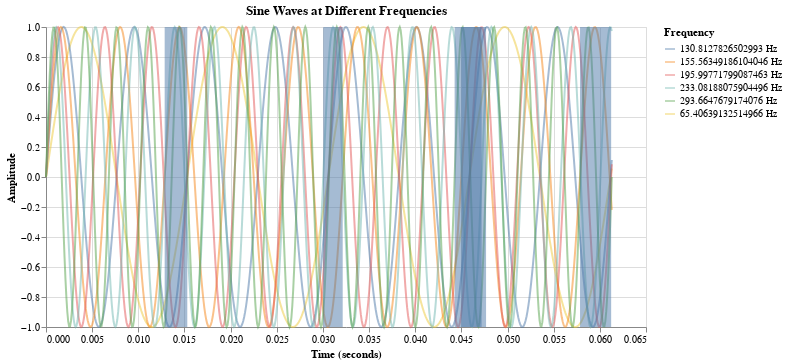

The notebook cell saved with this chart:
### Code cell
# Sample frequency array (in Hertz)
frequencies =fundamental_df[note_names].to_numpy().flatten()  # C4, E4, G4 notes

# Function to generate sine wave data
def generate_sine_waves(frequencies, duration=1.0, sample_rate=1000):
    t = np.linspace(0, duration, int(sample_rate * duration))
    data = []
    
    for freq in frequencies:
        # Calculate sine wave values: sin(2π * frequency * time)
        y_values = np.sin(2 * np.pi * freq * t)
        
        # Create DataFrame entries for this frequency
        for i in range(len(t)):
            data.append({
                'time': t[i],
                'amplitude': y_values[i],
                'frequency': f"{freq} Hz"
            })
            
    return pd.DataFrame(data)

# Generate the data
sine_df = generate_sine_waves(frequencies,duration=((1/frequencies[-1])*18), sample_rate=10000)

# Create Altair visualization
chart = alt.Chart(sine_df).mark_line(
    opacity=0.5
).encode(
    x=alt.X('time:Q', title='Time (seconds)'),
    y=alt.Y('amplitude:Q', title='Amplitude'),
    color=alt.Color('frequency:N', title='Frequency')
).properties(
    width=600,
    height=300,
    title='Sine Waves at Different Frequencies'
)

rect_chart = alt.Chart(observable_df).mark_rect(
    opacity=0.5
).encode(
    x='t_value_min',
    x2='t_value_max',
    # color='order'
)
chart+rect_chart

### Figure 1 — Vega-Lite specification as saved in the notebook (floating-point values rounded to 4 significant figures; data arrays with more than 128 entries replaced by an {"elided": "..."} marker saying what was removed)
{"config": {"view": {"continuousWidth": 300, "continuousHeight": 300}}, "layer": [{"data": {"name": "data-fdf89c4affe439dda28b2387b1862121"}, "mark": {"type": "line", "opacity": 0.5}, "encoding": {"color": {"field": "frequency", "title": "Frequency", "type": "nominal"}, "x": {"field": "time", "title": "Time (seconds)", "type": "quantitative"}, "y": {"field": "amplitude", "title": "Amplitude", "type": "quantitative"}}, "title": "Sine Waves at Different Frequencies"}, {"data": {"name": "data-129ecffd224b04f67b19ba04ded9a1aa"}, "mark": {"type": "rect", "opacity": 0.5}, "encoding": {"x": {"field": "t_value_min", "type": "quantitative"}, "x2": {"field": "t_value_max"}}}], "height": 300, "width": 600, "$schema": "https://vega.github.io/schema/vega-lite/v5.20.1.json", "datasets": {"data-fdf89c4affe439dda28b2387b1862121": {"elided": "3672 records"}, "data-129ecffd224b04f67b19ba04ded9a1aa": [{"t_values": [0.01529, 0.01529, 0.01286, 0.01531, 0.01287, 0.01362], "mean_t_sub": 0.01421, "std_normed": 0.5, "indices": [0.0, 1, 1, 2, 2, 3.0], "difference": 0.00245, "difference_ratio": 0.1725, "order": 1, "t_value_min": 0.01286, "t_value_max": 0.01531}, {"t_values": [0.03058, 0.03058, 0.03214, 0.03061, 0.03003, 0.03065], "mean_t_sub": 0.03076, "std_normed": 0.3378, "indices": [1.0, 3, 4, 5, 6, 8.0], "difference": 0.002109, "difference_ratio": 0.06855, "order": 2, "t_value_min": 0.03003, "t_value_max": 0.03214}, {"t_values": [0.04587, 0.04587, 0.045, 0.04592, 0.04719, 0.04427], "mean_t_sub": 0.04569, "std_normed": 0.3376, "indices": [2.0, 5, 6, 8, 10, 12.0], "difference": 0.002926, "difference_ratio": 0.06404, "order": 3, "t_value_min": 0.04427, "t_value_max": 0.04719}, {"t_values": [0.04587, 0.04587, 0.045, 0.04592, 0.04719, 0.04767], "mean_t_sub": 0.04625, "std_normed": 0.3695, "indices": [2.0, 5, 6, 8, 10, 13.0], "difference": 0.002676, "difference_ratio": 0.05785, "order": 4, "t_value_min": 0.045, "t_value_max": 0.04767}, {"t_values": [0.06116, 0.06116, 0.05785, 0.06123, 0.06006, 0.05789], "mean_t_sub": 0.05989, "std_normed": 0.4814, "indices": [3.0, 7, 8, 11, 13, 16.0], "difference": 0.003371, "difference_ratio": 0.05629, "order": 5, "t_value_min": 0.05785, "t_value_max": 0.06123}]}}
